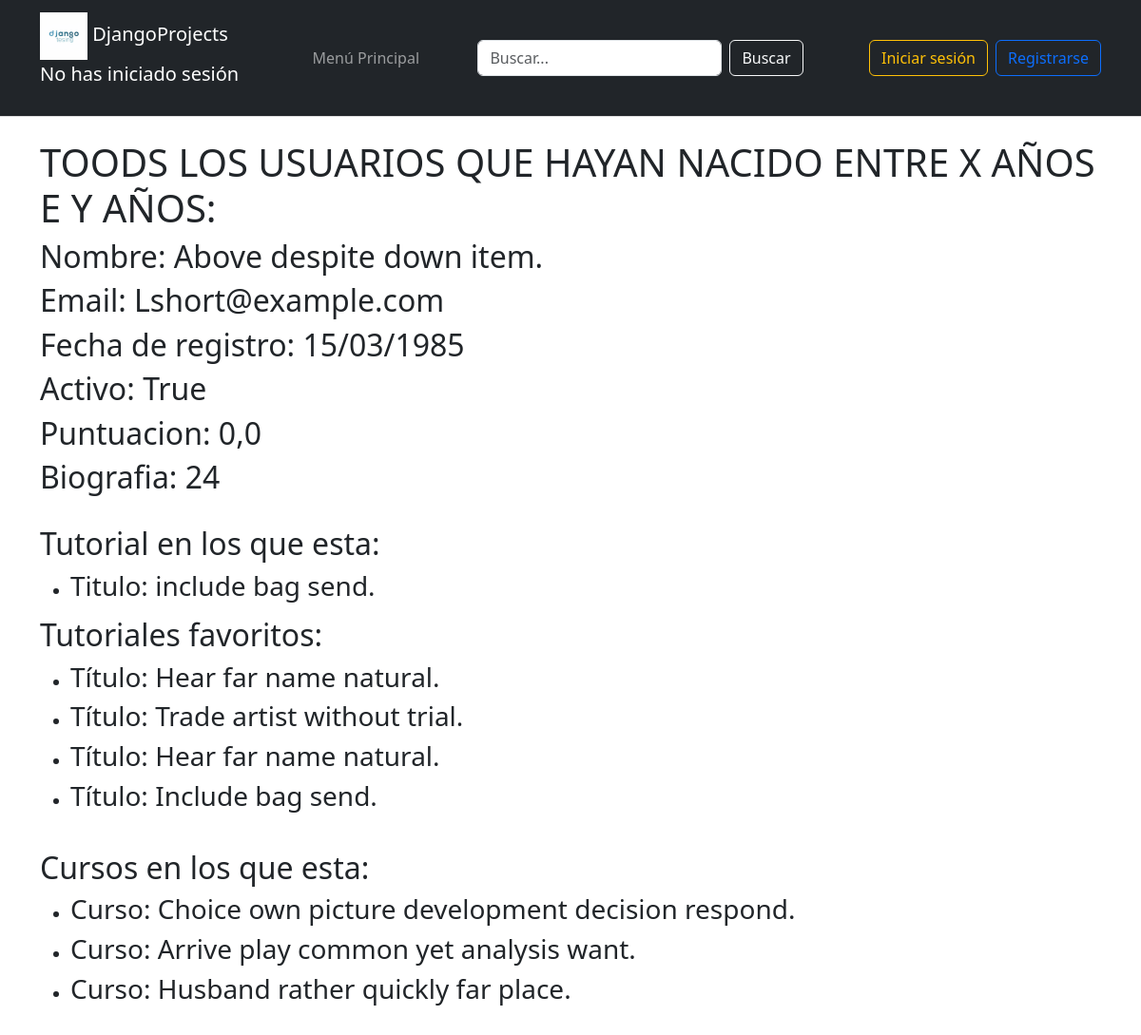
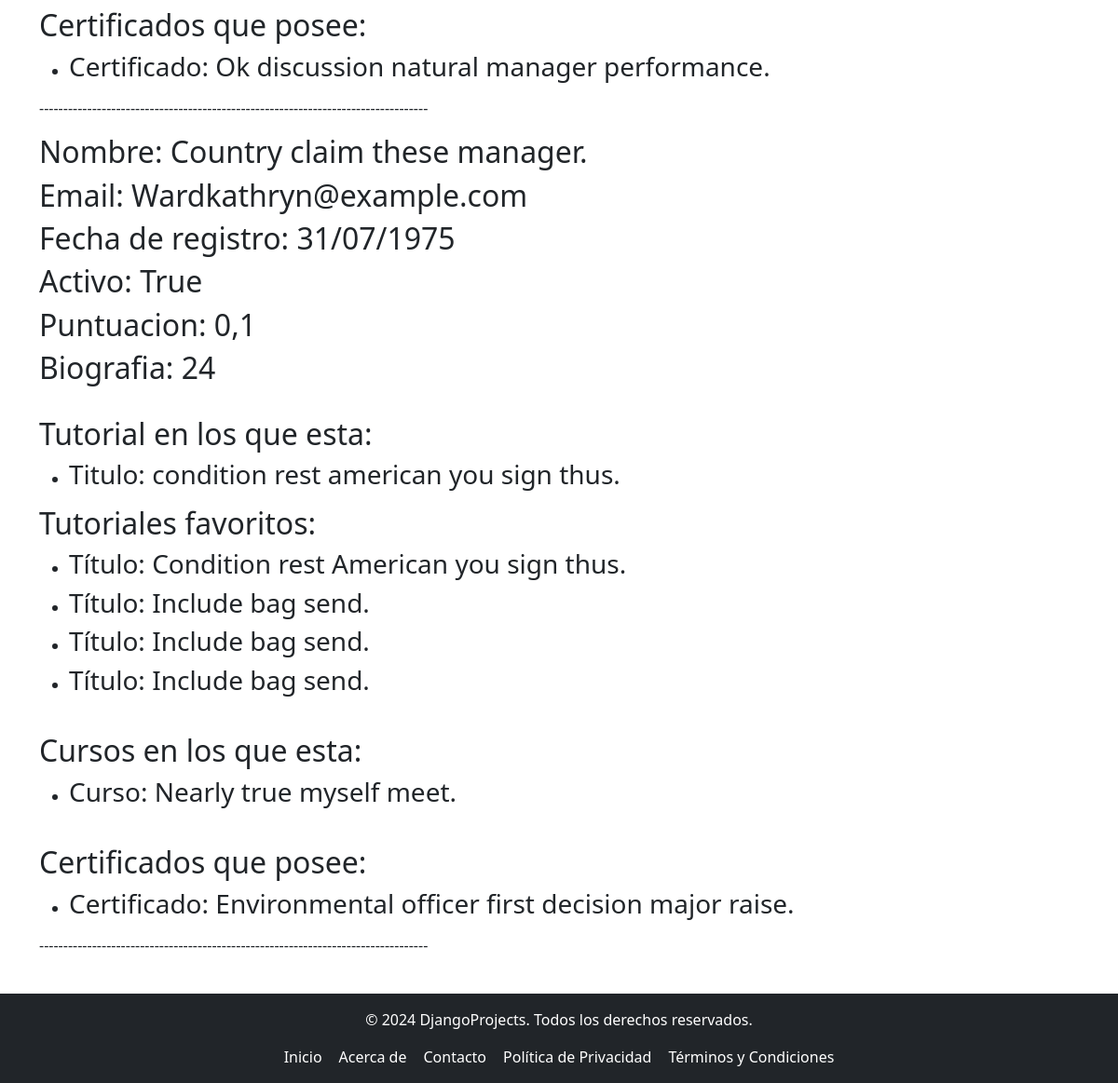
/Usuarios/Lista_usuarios_entre_años/1970/2000, run on the app's committed database (2 pictures, top to bottom).
### tutorial/models.py (models this page shows, shortened)
class Usuario(AbstractBaseUser, PermissionsMixin):
    ADMINISTRADOR = 1
    PROFESOR = 2
    ESTUDIANTE = 3
    ROLES = (
        (ADMINISTRADOR, 'administrador'),
        (PROFESOR, 'profesor'),
        (ESTUDIANTE, 'estudiante'),
    )
    email = models.EmailField(unique=True)
    nombre = models.CharField(max_length=30)
    fecha_Registro = models.DateField(null=True, blank=True)
    puntuacion = models.DecimalField(max_digits=3, decimal_places=1, default=0.0)
    es_activo = models.BooleanField(default=True)
    is_staff = models.BooleanField(default=False)  # Aquí está el campo
    is_superuser = models.BooleanField(default=False)  # Aquí está el campo
    rol = models.PositiveSmallIntegerField(choices=ROLES, default=ADMINISTRADOR)
    imagen = models.ImageField(upload_to='imagenes/', null=True, blank=True)
    USERNAME_FIELD = 'email'  # Campo único para autenticación
    REQUIRED_FIELDS = ['nombre']  # Campos obligatorios para createsuperuser
    objects = UsuarioManager()  # Asegúrate de que el manager esté asignado correctamente

class Perfil(models.Model):
    bio = models.TextField()
    fecha_Nacimiento = models.DateField()
    REDES = [
        ("IG", "Instagram"),
        ("FB", "Facebook"),
        ("TW", "Twitter"),
        ("LI", "LinkedIn"),
    ]
    redes = models.CharField(choices=REDES, max_length=50)
    estudios = models.TextField(max_length=100)
    usuario = models.OneToOneField(Usuario, on_delete=models.CASCADE, related_name="perfiles_Usuarios")

class Tutorial(models.Model):
    titulo = models.CharField(max_length=50)
    contenido = models.TextField()
    fecha_Creacion = models.DateTimeField()
    visitas = models.IntegerField()
    valoracion = models.DecimalField(max_digits=3, decimal_places=1)
    usuario = models.ForeignKey(Usuario, on_delete=models.CASCADE, related_name="usuario_del_tutorial")

class Favorito(models.Model):
    fecha_Guardado = models.DateTimeField(auto_now=True)
    comentario_Destacado = models.TextField(max_length=300)
    importancia = models.DecimalField(max_digits=3, decimal_places=1)
    notificacion = models.BooleanField(default=False)
    tutorial = models.ForeignKey(Tutorial, on_delete=models.CASCADE, related_name="Tutoriales_favoritos")
    usuario = models.ManyToManyField(Usuario, related_name="Favoritos_del_usuario", through='Favorito_usuario')  # Añadir through

class Curso(models.Model):
    nombre = models.CharField(max_length=50)
    descripcion = models.TextField(max_length=300)
    horas = models.IntegerField(null = False, blank= False)
    precio = models.DecimalField(max_digits=5, decimal_places=2)
    usuario = models.ManyToManyField(Usuario, related_name="usuarios_del_curso")
    tutorial = models.ForeignKey(Tutorial, on_delete=models.CASCADE, related_name="Tutoriales_cursos")

class Certificado(models.Model):
    fecha_emision = models.DateField()
    codigo_verificacion = models.CharField(max_length=50)
    nivel = models.IntegerField()
    url_descarga = models.CharField(max_length=50)
    curso = models.OneToOneField(Curso, on_delete=models.CASCADE, related_name="certificado_Curso")
    usuario = models.OneToOneField(Usuario, on_delete=models.CASCADE, related_name="Certificado_Usuarios")

### tutorial/views.py (called while the page is built)
def lista_usuarios_entre_años (request, año1, año2):
    usuario = Usuario.objects.select_related(
        "perfiles_Usuarios",
        "Certificado_Usuarios"
    ).prefetch_related(
        Prefetch("usuario_del_tutorial"),
        Prefetch("Favoritos_del_usuario"),
        Prefetch("usuarios_del_curso"),
    ).filter(
        Q(perfiles_Usuarios__fecha_Nacimiento__year__gte = año1) & Q(perfiles_Usuarios__fecha_Nacimiento__year__lte = año2)
    ).all()
    return render(request, 'Usuario/lista_usuarios_entre_años.html', {"usuaios_mostrar": usuario})

### tutorial/templates/Usuario/lista_usuarios_entre_años.html
{% extends "Padre.html" %}
{% block cabecera %}
<h1>TOODS LOS USUARIOS QUE HAYAN NACIDO ENTRE X AÑOS E Y AÑOS:</h1>
{% endblock %}
{% block contenido %}
    {% for usuario in usuaios_mostrar %}
        {% include "Usuario/usuarios.html" %}
    {% endfor %}
{% endblock %}

### tutorial/templates/Usuario/usuarios.html
<div>
    <h2>Nombre: {{ usuario.nombre  | center:"15"}}</h2>
    <h2>Email: {{ usuario.email  | capfirst}}</h2>
    <h2>Fecha de registro: {{ usuario.fecha_Registro | date:"d/m/Y"}}</h2>
    <h2>Activo: {{ usuario.es_activo }}</h2>
    <h2>Puntuacion: {{ usuario.puntuacion }}</h2>
    <h2>Biografia: {{ usuario.perfiles_Usuarios.bio | wordcount}}</h2>
    <br>
    <h2>Tutorial en los que esta: </h2>
    <ul>
        {% for tutorial in usuario.usuario_del_tutorial.all %}
            <li><h3>Titulo: {{ tutorial.titulo | lower }}</h3></li>
            {% empty%}
            <h3>NO ESTA EN NINGUN TUTORIAL</h3>
        {%endfor%}
    </ul>
    <h2>Tutoriales favoritos: </h2>
    <ul>
        {% for favorito in usuario.Favoritos_del_usuario.all %}
            <li>
                <h3>Título: {{ favorito.tutorial.titulo }}</h3>
            </li>
        {% empty %}
            <li>
                <h3>NO TIENE NINGUN CURSO FAVORITO</h3>
            </li>
        {% endfor %}
    </ul>
    <br>
    <h2>Cursos en los que esta: </h2>
    <ul>
        {% for curso in usuario.usuarios_del_curso.all %}
        <li>
            <h3>Curso: {{ curso.nombre }}</h3>
        </li>
        {% empty %}
            <li>
                <h3>NO ESTA EN NINGUN CURSO</h3>
            </li>
        {%endfor%}
    </ul>
    <br>
    <h2>Certificados que posee: </h2>
    <ul>
        <li>
            <h3>Certificado: {{ usuario.Certificado_Usuarios.codigo_verificacion }}</h3>
        </li>
    </ul>
</div>
<p>---------------------------------------------------------------------------------</p>

### tutorial/static/css/EstiloTemplate.css (style rules this page uses)
html, body { height: 100%; margin: 0; padding: 0; font-family: Arial, sans-serif; display: flex; flex-direction: column; }

### data on the page
Usuario: nombre "Above despite down item.", email "Lshort@example.com", fecha_Registro "15/03/1985", es_activo "True", puntuacion "0,0", perfiles_Usuarios.bio "24", Certificado_Usuarios.codigo_verificacion "Ok discussion natural manager performance."
Tutorial: titulo "include bag send."
Favorito: tutorial.titulo "Hear far name natural."
Favorito: tutorial.titulo "Trade artist without trial."
Favorito: tutorial.titulo "Hear far name natural."
Favorito: tutorial.titulo "Include bag send."
Curso: nombre "Choice own picture development decision respond."
Curso: nombre "Arrive play common yet analysis want."
Curso: nombre "Husband rather quickly far place."
Usuario: nombre "Country claim these manager.", email "Wardkathryn@example.com", fecha_Registro "31/07/1975", es_activo "True", puntuacion "0,1", perfiles_Usuarios.bio "24", Certificado_Usuarios.codigo_verificacion "Environmental officer first decision major raise."
Tutorial: titulo "condition rest american you sign thus."
Favorito: tutorial.titulo "Condition rest American you sign thus."
Curso: nombre "Nearly true myself meet."
